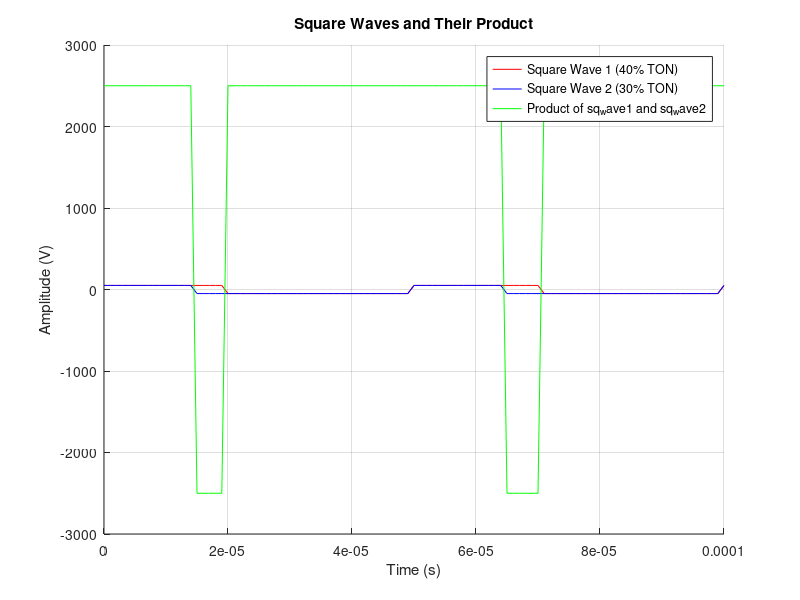

This figure's MATLAB source:
% Parameters
f_sq = 20e3; % Frequency of square wave (20 kHz)
T_sq = 1/f_sq; % Period of square wave (50 microseconds)
fs = 1000000; % Sampling frequency (1 MHz)

% Time vector for square wave (2 periods)
t_sq = 0:(1/fs):(2*T_sq);  % Time vector for 2 cycles

% (a) Square wave with 40% TON
duty1 = 40; % Duty cycle for the first square wave
sq_wave1 = 50 * square(2 * pi * f_sq * t_sq, duty1);

% (b) Square wave with 30% TON (70% TOFF)
duty2 = 100 - 70; % Duty cycle for the second square wave
sq_wave2 = 50 * square(2 * pi * f_sq * t_sq, duty2);

% Product of square waves
product_sq = sq_wave1 .* sq_wave2;

% Plotting all in the same figure
figure;
hold on; % Retain current plot
plot(t_sq, sq_wave1, 'r', 'DisplayName', 'Square Wave 1 (40% TON)'); % Red line for sq_wave1
plot(t_sq, sq_wave2, 'b', 'DisplayName', 'Square Wave 2 (30% TON)'); % Blue line for sq_wave2
plot(t_sq, product_sq, 'g', 'DisplayName', 'Product of sq_wave1 and sq_wave2'); % Green line for product
hold off; % Release the plot hold

% Add title and labels
title('Square Waves and Their Product');
xlabel('Time (s)');
ylabel('Amplitude (V)');
legend show; % Display legend
grid on; % Add grid

r= rms(sq_wave1)
m= rms(sq_wave2)
s= rms(product_sq)
